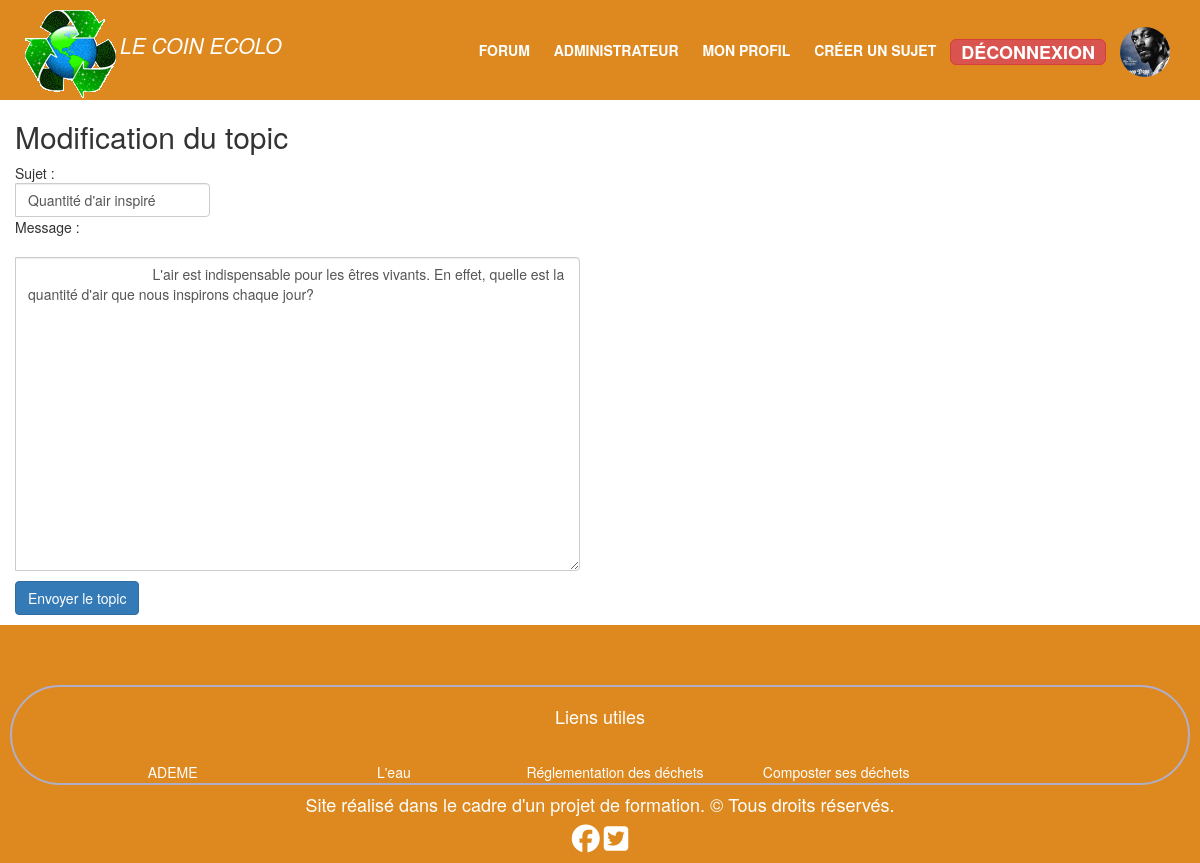
Screenshot of /index.php?action=modifTopic&id=3 (signed in) with the database file from the repository.
### tables this page shows
CREATE TABLE IF NOT EXISTS `topics` (
  `topic_id` int(11) NOT NULL AUTO_INCREMENT,
  `categorie_id` int(11) NOT NULL,
  `user_id` int(11) NOT NULL,
  `title` varchar(255) NOT NULL,
  `content` text NOT NULL,
  `creation_date` datetime NOT NULL,
  PRIMARY KEY (`topic_id`),
  KEY `topics` (`categorie_id`),
  KEY `topics_ibfk_2` (`user_id`)
);

### appli/controller/Control.php (called while the page is built, shortened)
<?php
class Control
{
    public function editTopic($topicId)
    {
        $postManager = new PostManager();
        $editTopic = $postManager->getTopic($topicId);
        require('view/backend/modifTopic.php');
    }
}

### appli/model/PostManager.php (called while the page is built, shortened)
<?php
class PostManager extends Manager
{
    public function getTopic($topicId)
    {
        $db = $this->dbConnect();
        $req = $db->prepare('SELECT topic_id, categorie_id, user_id, title, content, DATE_FORMAT(creation_date, \'%d/%m/%Y à %Hh%imin%ss\') AS creation_date_fr FROM topics WHERE topic_id = ?');
        $req->execute(array($topicId));
        $post = $req->fetch();
        return $post;
    }
}

### view/backend/modifTopic.php (the view, shortened to what this page needs)
<h2>Modification du topic</h2>
<?php if(isset($_SESSION['adminconnect']) && ($_SESSION['adminconnect'] == 1)): ?>
<div id="modiftopic">
	<form action="index.php?action=saveTopic&id=<?= $_GET['id']?>" method="post">
		<div class="input-group flex-nowrap">
  			<div class="input-group-prepend">
    			<span class="input-group-text" id="addon-wrapping">Sujet :</span>
  			</div>
  			<input type="text" name="topic_title"  id="sujet" class="form-control" aria-label="Votre Sujet" aria-describedby="addon-wrapping" value="<?=$editTopic['title']?>" />
		</div>
		<div class="input-group flex-nowrap">
  			<div class="input-group-prepend">
    			<span class="input-group-text" id="addon-wrapping">Message :</span>
  			</div>
  			<textarea  name="topic_content" id="editor" cols="70" rows="15"  class="form-control" aria-label="Votre message" aria-describedby="addon-wrapping" >
  				<?= nl2br($editTopic['content']) ?>
  			</textarea>
		</div>
		<input type="submit" value="Envoyer le topic" class="btn btn-primary"/>
	</form>
</div>
<?php else:?>
	 <?php throw new Exception("Page réservée à l'administrateur");?>
<?php endif; ?>
<?php require('view/frontend/template.php'); ?>

### css/style.css (style rules this page uses)
body { margin: 0px; padding: 0px; font-family: 'Roboto', sans-serif; background-size: cover; background-position: center; width: 100%; height: auto; }
#editor { margin-top: 20px; margin-bottom: 10px; }
#modiftopic { width: 100%; height: auto; }

### rows the page displays
topics: topic_title "Quantité d'air inspiré", topic_content "L'air est indispensable pour les êtres vivants. En effet, quelle est la quantité d'air que nous inspirons chaque jour?"
